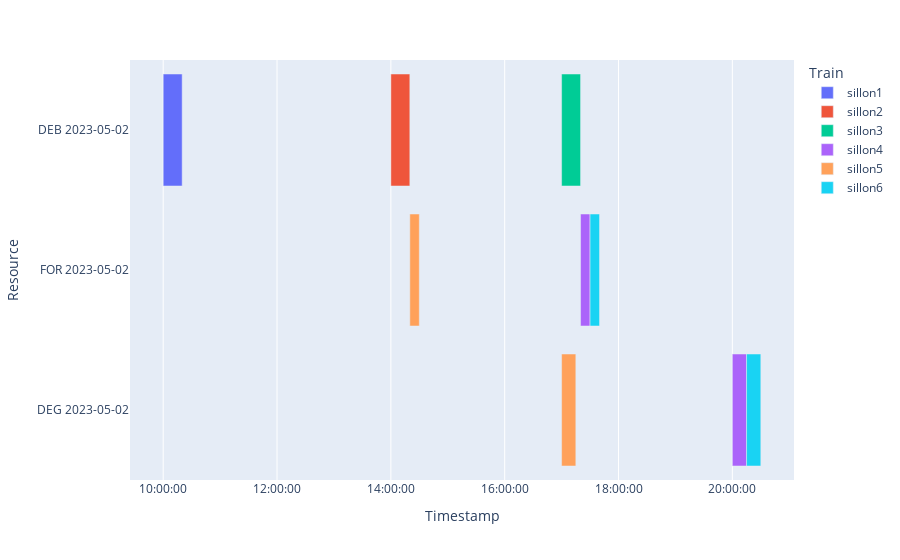

Notebook code cell kept with this figure:
### Code cell
result_directory_path = r"./"
result_file_name = "exemple_sortie.xlsx"
result_file_path = os.path.join(result_directory_path, result_file_name)

result_df = pd.read_excel(result_file_path, sheet_name=MACHINE_TASKS_SHEET)
dummy_date = datetime.date(2000, 1, 1)
tasks = []
resource_per_machine = {}
for (
    task_id,
    task_type,
    task_pd_datetime,
    task_hour_datetime,
    task_duration,
    task_train,
) in zip(
    result_df[ResultColumnNames.TASK_ID],
    result_df[ResultColumnNames.TASK_TYPE],
    result_df[ResultColumnNames.TASK_DATE],
    result_df[ResultColumnNames.TASK_HOUR],
    result_df[ResultColumnNames.TASK_DURATION],
    result_df[ResultColumnNames.TASK_TRAIN],
):
    task_date_datetime = task_pd_datetime.to_pydatetime()
    task_start = datetime.datetime.combine(dummy_date, task_hour_datetime)
    task_resource = get_resource_name(task_type, task_date_datetime.date())
    tasks.append(
        dict(
            Train=task_train,
            Start=task_start,
            Finish=task_start + datetime.timedelta(minutes=task_duration),
            Machine=task_type,
            Resource=task_resource,
        )
    )
    resource_per_machine.setdefault(task_type, set()).add(
        get_resource_name(task_type, task_date_datetime.date())
    )
gantt_df = pd.DataFrame(tasks)
sorted_resources = list(
    itertools.chain.from_iterable(
        [sorted(resource_per_machine[machine]) for machine in ORDERED_MACHINES]
    )
)

fig = px.timeline(
    gantt_df, x_start="Start", x_end="Finish", y="Resource", color="Train"
)
fig.update_layout(xaxis=dict(title="Timestamp", tickformat="%H:%M:%S"))
fig.update_yaxes(categoryorder="array", categoryarray=sorted_resources[::-1])
fig.show()

### Figure 1 — Plotly figure (JSON) as saved in the notebook; plotly's stock layout.template omitted (floating-point values rounded to 4 significant figures)
{"data": [{"base": ["2000-01-01T10:00:00.000000000"], "hovertemplate": "Train=sillon1<br>Start=%{base}<br>Finish=%{x}<br>Resource=%{y}<extra></extra>", "legendgroup": "sillon1", "marker": {"color": "#636efa", "pattern": {"shape": ""}}, "name": "sillon1", "orientation": "h", "showlegend": true, "textposition": "auto", "type": "bar", "x": [1200000], "xaxis": "x", "y": ["DEB 2023-05-02"], "yaxis": "y"}, {"base": ["2000-01-01T14:00:00.000000000"], "hovertemplate": "Train=sillon2<br>Start=%{base}<br>Finish=%{x}<br>Resource=%{y}<extra></extra>", "legendgroup": "sillon2", "marker": {"color": "#EF553B", "pattern": {"shape": ""}}, "name": "sillon2", "orientation": "h", "showlegend": true, "textposition": "auto", "type": "bar", "x": [1200000], "xaxis": "x", "y": ["DEB 2023-05-02"], "yaxis": "y"}, {"base": ["2000-01-01T17:00:00.000000000"], "hovertemplate": "Train=sillon3<br>Start=%{base}<br>Finish=%{x}<br>Resource=%{y}<extra></extra>", "legendgroup": "sillon3", "marker": {"color": "#00cc96", "pattern": {"shape": ""}}, "name": "sillon3", "orientation": "h", "showlegend": true, "textposition": "auto", "type": "bar", "x": [1200000], "xaxis": "x", "y": ["DEB 2023-05-02"], "yaxis": "y"}, {"base": ["2000-01-01T17:20:00.000000000", "2000-01-01T20:00:00.000000000"], "hovertemplate": "Train=sillon4<br>Start=%{base}<br>Finish=%{x}<br>Resource=%{y}<extra></extra>", "legendgroup": "sillon4", "marker": {"color": "#ab63fa", "pattern": {"shape": ""}}, "name": "sillon4", "orientation": "h", "showlegend": true, "textposition": "auto", "type": "bar", "x": [600000, 900000], "xaxis": "x", "y": ["FOR 2023-05-02", "DEG 2023-05-02"], "yaxis": "y"}, {"base": ["2000-01-01T14:20:00.000000000", "2000-01-01T17:00:00.000000000"], "hovertemplate": "Train=sillon5<br>Start=%{base}<br>Finish=%{x}<br>Resource=%{y}<extra></extra>", "legendgroup": "sillon5", "marker": {"color": "#FFA15A", "pattern": {"shape": ""}}, "name": "sillon5", "orientation": "h", "showlegend": true, "textposition": "auto", "type": "bar", "x": [600000, 900000], "xaxis": "x", "y": ["FOR 2023-05-02", "DEG 2023-05-02"], "yaxis": "y"}, {"base": ["2000-01-01T17:30:00.000000000", "2000-01-01T20:15:00.000000000"], "hovertemplate": "Train=sillon6<br>Start=%{base}<br>Finish=%{x}<br>Resource=%{y}<extra></extra>", "legendgroup": "sillon6", "marker": {"color": "#19d3f3", "pattern": {"shape": ""}}, "name": "sillon6", "orientation": "h", "showlegend": true, "textposition": "auto", "type": "bar", "x": [600000, 900000], "xaxis": "x", "y": ["FOR 2023-05-02", "DEG 2023-05-02"], "yaxis": "y"}], "layout": {"barmode": "overlay", "legend": {"title": {"text": "Train"}, "tracegroupgap": 0}, "margin": {"t": 60}, "xaxis": {"anchor": "y", "domain": [0, 1], "tickformat": "%H:%M:%S", "title": {"text": "Timestamp"}, "type": "date"}, "yaxis": {"anchor": "x", "categoryarray": ["DEG 2023-05-02", "FOR 2023-05-02", "DEB 2023-05-02"], "categoryorder": "array", "domain": [0, 1], "title": {"text": "Resource"}}}}
